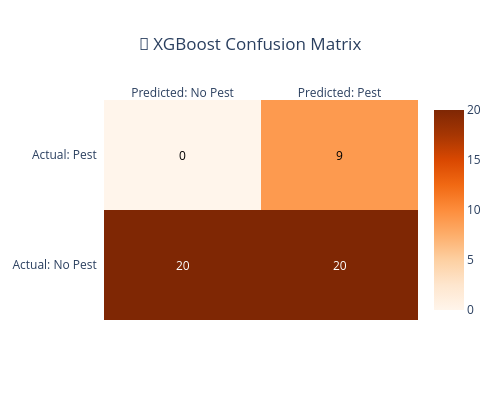

Notebook cell for this chart:
### Markdown cell above
### 📊 XGBoost Performance Analysis

Time to analyze our gradient boosting champion's performance!

### Code cell
# Generate comprehensive classification report
print("📋 XGBoost Classification Report:")
print("=" * 60)
print(classification_report(y_test, y_test_pred_xgb, target_names=['No Pest', 'Pest Detected']))

# Create interactive confusion matrix
cm_xgb = confusion_matrix(y_test, y_test_pred_xgb)

fig_cm_xgb = ff.create_annotated_heatmap(
    z=cm_xgb,
    x=['Predicted: No Pest', 'Predicted: Pest'],
    y=['Actual: No Pest', 'Actual: Pest'],
    annotation_text=cm_xgb,
    colorscale='Oranges',
    showscale=True
)

fig_cm_xgb.update_layout(
    title='🚀 XGBoost Confusion Matrix',
    title_x=0.5,
    width=500,
    height=400
)

fig_cm_xgb.show()

# Create interactive ROC curve
fpr_xgb, tpr_xgb, _ = roc_curve(y_test, y_test_proba_xgb)

fig_roc_xgb = go.Figure()

fig_roc_xgb.add_trace(go.Scatter(
    x=fpr_xgb,
    y=tpr_xgb,
    mode='lines',
    name=f'XGBoost (AUC = {xgb_test_auc:.3f})',
    line=dict(color='orange', width=3)
))

# Add diagonal reference line
fig_roc_xgb.add_trace(go.Scatter(
    x=[0, 1],
    y=[0, 1],
    mode='lines',
    name='Random Classifier',
    line=dict(color='red', width=2, dash='dash')
))

fig_roc_xgb.update_layout(
    title='🚀 XGBoost ROC Curve',
    title_x=0.5,
    xaxis_title='False Positive Rate',
    yaxis_title='True Positive Rate',
    width=600,
    height=500
)

fig_roc_xgb.show()

print(f"\n🏆 XGBoost Tournament Summary:")
print(f"   • F1-Score: {xgb_test_f1:.4f}")
print(f"   • AUC: {xgb_test_auc:.4f}")
print(f"   • Optimal Threshold: {optimal_threshold_xgb:.3f}")
print(f"   • Test Accuracy: {xgb_test_accuracy:.4f}")

### Figure 1 — Plotly figure (JSON) as saved in the notebook; plotly's stock layout.template omitted (floating-point values rounded to 4 significant figures)
{"data": [{"colorscale": [[0, "rgb(255,245,235)"], [0.125, "rgb(254,230,206)"], [0.25, "rgb(253,208,162)"], [0.375, "rgb(253,174,107)"], [0.5, "rgb(253,141,60)"], [0.625, "rgb(241,105,19)"], [0.75, "rgb(217,72,1)"], [0.875, "rgb(166,54,3)"], [1, "rgb(127,39,4)"]], "reversescale": false, "showscale": true, "type": "heatmap", "x": ["Predicted: No Pest", "Predicted: Pest"], "y": ["Actual: No Pest", "Actual: Pest"], "z": [[20, 20], [0, 9]]}], "layout": {"annotations": [{"font": {"color": "#FFFFFF"}, "showarrow": false, "text": "20", "x": "Predicted: No Pest", "xref": "x", "y": "Actual: No Pest", "yref": "y"}, {"font": {"color": "#FFFFFF"}, "showarrow": false, "text": "20", "x": "Predicted: Pest", "xref": "x", "y": "Actual: No Pest", "yref": "y"}, {"font": {"color": "#000000"}, "showarrow": false, "text": "0", "x": "Predicted: No Pest", "xref": "x", "y": "Actual: Pest", "yref": "y"}, {"font": {"color": "#000000"}, "showarrow": false, "text": "9", "x": "Predicted: Pest", "xref": "x", "y": "Actual: Pest", "yref": "y"}], "height": 400, "title": {"text": "🚀 XGBoost Confusion Matrix", "x": 0.5}, "width": 500, "xaxis": {"dtick": 1, "gridcolor": "rgb(0, 0, 0)", "side": "top", "ticks": ""}, "yaxis": {"dtick": 1, "ticks": "", "ticksuffix": "  "}}}
